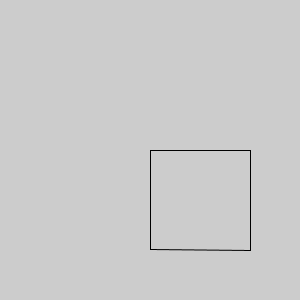
Frame 1 (no input)
Frame 60 (the mouse pressed at the canvas centre just before this capture): identical to frame 1, image omitted
Frame 120 (the mouse held since frame 60 and released just before this capture): identical to frame 1, image omitted

The Processing sketch that drew this single still picture (run headless with seeded random() and noise(); from frame 60 on, the mouse is pressed at the canvas centre):

// Processing sketch: v2_square
// ── v2_square.pde
void setup() {
  size(300,300);
  drawSquare(new PVector(width / 2,height / 2),new PVector(100,0));
  //drawSquare(new PVector(width / 2,height / 2),new PVector(100,30));   
}

void drawSquare(PVector pos,PVector side) {
  PVector p2 = pos.copy().add(side);
  side.rotate(PI / 2);
  PVector p3 = p2.copy().add(side);
  side.rotate(PI / 2);
  PVector p4 = p3.copy().add(side);

  line(pos.x,pos.y,p2.x,p2.y);
  line(p2.x,p2.y,p3.x,p3.y);
  line(p3.x,p3.y,p4.x,p4.y);
  line(p4.x,p4.y,pos.x,pos.y);

}  

void draw() {
}  
